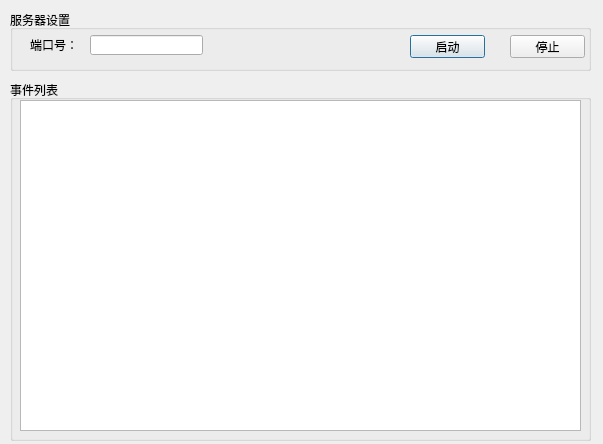
<?xml version="1.0" encoding="UTF-8"?>
<ui version="4.0">
 <class>Dialog</class>
 <widget class="QDialog" name="Dialog">
  <property name="geometry">
   <rect>
    <x>0</x>
    <y>0</y>
    <width>603</width>
    <height>444</height>
   </rect>
  </property>
  <property name="windowTitle">
   <string>Dialog</string>
  </property>
  <widget class="QGroupBox" name="groupBox">
   <property name="geometry">
    <rect>
     <x>10</x>
     <y>10</y>
     <width>581</width>
     <height>61</height>
    </rect>
   </property>
   <property name="title">
    <string>服务器设置</string>
   </property>
   <widget class="QLabel" name="label">
    <property name="geometry">
     <rect>
      <x>20</x>
      <y>25</y>
      <width>54</width>
      <height>20</height>
     </rect>
    </property>
    <property name="text">
     <string>端口号：</string>
    </property>
   </widget>
   <widget class="QLineEdit" name="txtPort">
    <property name="geometry">
     <rect>
      <x>80</x>
      <y>25</y>
      <width>113</width>
      <height>20</height>
     </rect>
    </property>
   </widget>
   <widget class="QPushButton" name="btnStart">
    <property name="geometry">
     <rect>
      <x>400</x>
      <y>25</y>
      <width>75</width>
      <height>23</height>
     </rect>
    </property>
    <property name="text">
     <string>启动</string>
    </property>
   </widget>
   <widget class="QPushButton" name="btnStop">
    <property name="geometry">
     <rect>
      <x>500</x>
      <y>25</y>
      <width>75</width>
      <height>23</height>
     </rect>
    </property>
    <property name="text">
     <string>停止</string>
    </property>
   </widget>
  </widget>
  <widget class="QGroupBox" name="groupBox_2">
   <property name="geometry">
    <rect>
     <x>10</x>
     <y>80</y>
     <width>581</width>
     <height>361</height>
    </rect>
   </property>
   <property name="title">
    <string>事件列表</string>
   </property>
   <widget class="QTableWidget" name="tableWidgetLogs">
    <property name="geometry">
     <rect>
      <x>10</x>
      <y>20</y>
      <width>561</width>
      <height>331</height>
     </rect>
    </property>
   </widget>
  </widget>
 </widget>
 <layoutdefault spacing="6" margin="11"/>
 <resources/>
 <connections/>
</ui>
